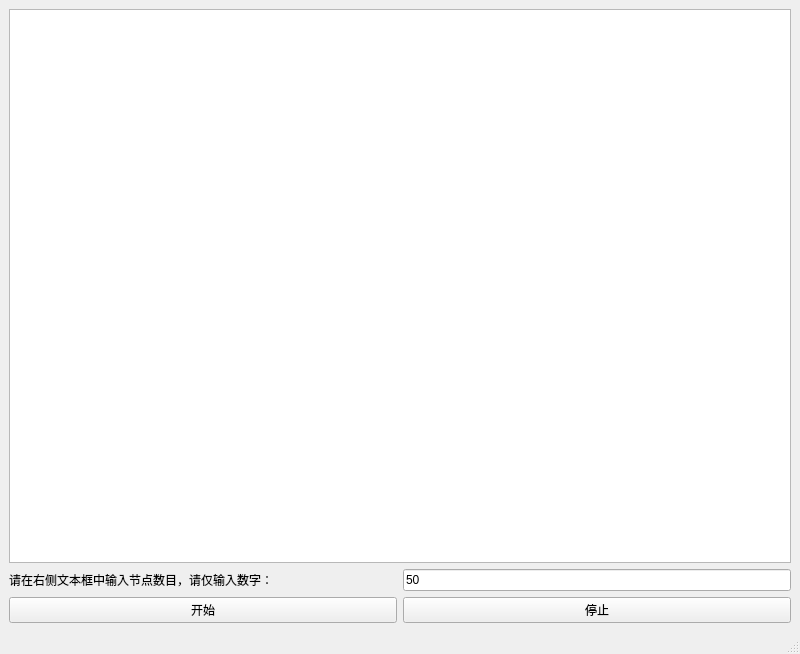
<?xml version="1.0" encoding="UTF-8"?>
<ui version="4.0">
 <class>RandomWalk</class>
 <widget class="QMainWindow" name="RandomWalk">
  <property name="geometry">
   <rect>
    <x>0</x>
    <y>0</y>
    <width>800</width>
    <height>654</height>
   </rect>
  </property>
  <property name="windowTitle">
   <string>随机走动模型</string>
  </property>
  <widget class="QWidget" name="centralwidget">
   <layout class="QGridLayout" name="gridLayout_2">
    <item row="0" column="0">
     <layout class="QGridLayout" name="gridLayout">
      <item row="4" column="1">
       <widget class="QPushButton" name="pushButton">
        <property name="text">
         <string>开始</string>
        </property>
       </widget>
      </item>
      <item row="1" column="2">
       <widget class="QLineEdit" name="lineEdit">
        <property name="sizePolicy">
         <sizepolicy hsizetype="Preferred" vsizetype="Fixed">
          <horstretch>0</horstretch>
          <verstretch>0</verstretch>
         </sizepolicy>
        </property>
        <property name="text">
         <string>50</string>
        </property>
       </widget>
      </item>
      <item row="4" column="2">
       <widget class="QPushButton" name="pushButton_2">
        <property name="text">
         <string>停止</string>
        </property>
       </widget>
      </item>
      <item row="1" column="1">
       <widget class="QLabel" name="label">
        <property name="text">
         <string>请在右侧文本框中输入节点数目，请仅输入数字：</string>
        </property>
       </widget>
      </item>
      <item row="0" column="1" colspan="2">
       <widget class="QGraphicsView" name="graphicsView"/>
      </item>
     </layout>
    </item>
   </layout>
  </widget>
  <widget class="QStatusBar" name="statusbar"/>
 </widget>
 <resources/>
 <connections/>
</ui>
